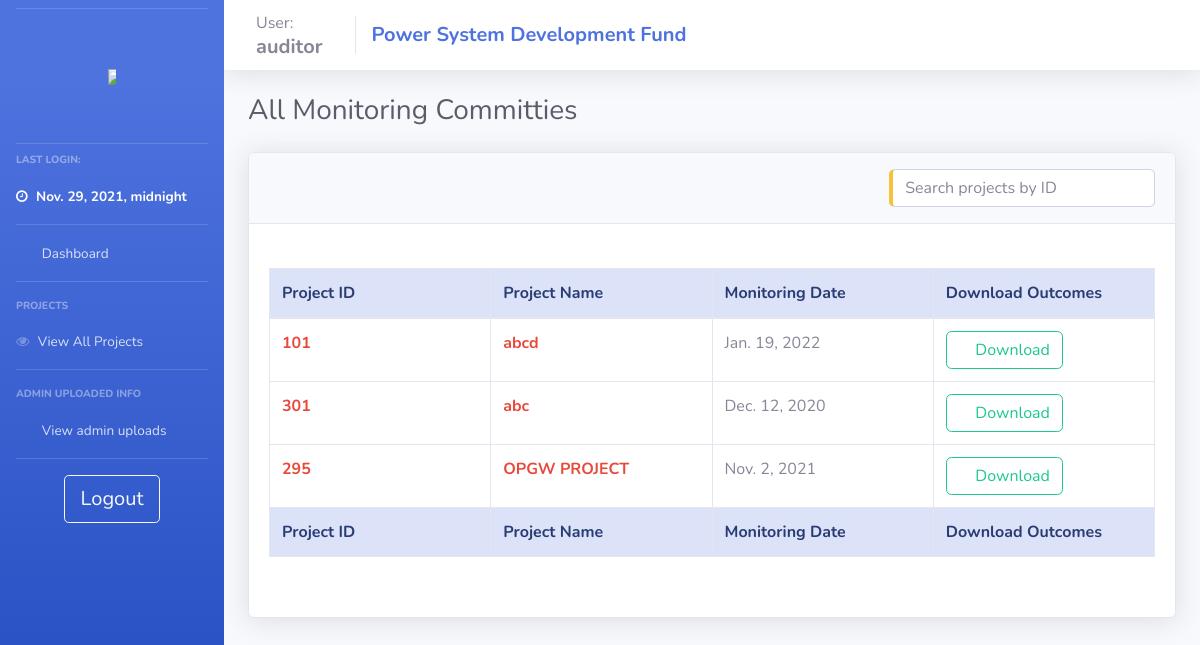
Before: /auditor_view_monis/ (signed in) with the older database file.
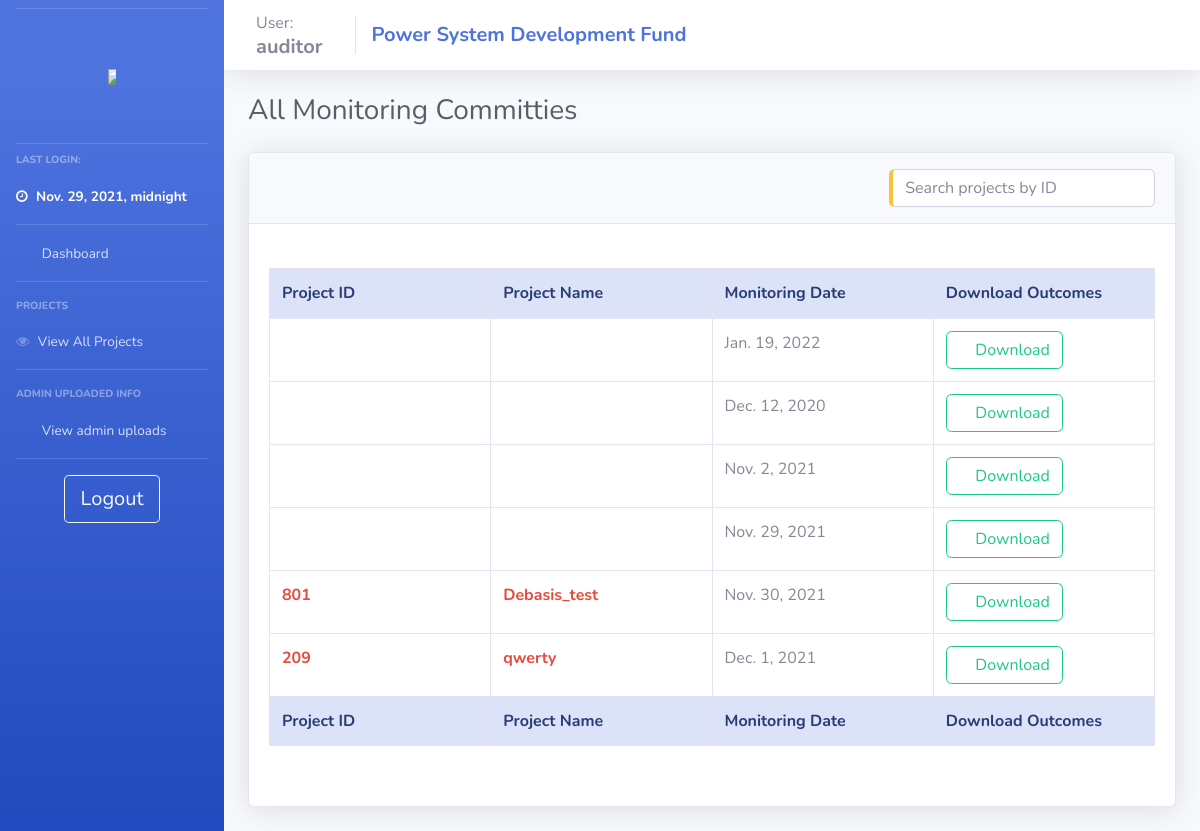
After: the same page with the newer database file.
### psdf_main/models.py (models this page shows)
class Monitoring_admin(models.Model):
    moniid = models.IntegerField(null=True, unique=True)
    project = models.ForeignKey(projects, null = True, on_delete= models.SET_NULL)
    userid = models.ForeignKey(users, null = True, on_delete= models.SET_NULL)
    monipath = models.TextField(null=True)
    monidate = models.DateField(null = True)

class projects(models.Model):
    userid = models.ForeignKey(users, null = True, on_delete = models.SET_NULL)
    name = models.CharField(max_length=200, null = False)
    newid = models.IntegerField(null = True, unique=True)
    dprsubdate = models.DateField(null = True)
    amt_asked = models.IntegerField(null = False)
    amt_updated = models.IntegerField(null = True)
    amt_approved = models.IntegerField(null = True)
    amt_released = models.IntegerField(default = 0)
    schedule = models.IntegerField(null = True)
    orischedule = models.IntegerField(null = True)
    fundcategory = models.CharField(max_length=20, null = True)
    projectpath = models.TextField(null = True)
    quantumOfFunding = models.IntegerField(null = True)
    status = models.CharField(max_length=1, null = True, default = '1')
    submitted_boq  = models.TextField(null=True)
    approved = models.BooleanField(default = False)
    ext = models.TextField(null=True)
    extF = models.TextField(null=True)
    deny = models.BooleanField(default = False)
    remark = models.TextField(null = True)
    remark_date = models.DateField(null = True)
    completedate = models.DateField(null = True)
    denydate = models.DateField(null = True)
    approvedate = models.DateField(null = True)
    tesg_list = models.TextField(null=True)
    dpraprdate = models.DateField(null = True, auto_now_add=True)
    tesgaprdate = models.DateField(null = True)
    aproutdate = models.DateField(null = True)
    appraprdate = models.DateField(null = True)
    monioutdate = models.DateField(null = True)
    moniaprdate = models.DateField(null = True)
    workflow = models.TextField(null=True)
    sanction_date = models.DateField(null=True)
    doc_path = models.TextField(null=True)
    doc_sign_date = models.DateField(null=True)
    completed = models.BooleanField(null=True, default=False)

### psdf_main/auditor_control.py (the view)
# urls.py: path('auditor_view_monis/', views.auditor_view_monis, name="auditor_view_monis"),
def auditor_view_monis(request):
    if auditoronline(request):
        context = full_auditor_context(request)
        context['monis'] = Monitoring_admin.objects.all()
        context['adt'] = '1'
        return render(request, 'psdf_main/_auditor_view_monis.html', context)
    else:
        return oops(request)

### psdf_main/helpers.py (called while the page is built)
def auditoronline(request):
    if (request.session.has_key('auditor')):
        return True
    else:
        return False

def full_auditor_context(request):
    if auditoronline(request):
        context = {'user':userDetails('auditor')}
        context['pending_projects'] = temp_projects.objects.all()
        context['all_projs'] = projects.objects.all()
        context['tesgs'] = TESG_admin.objects.all()
        context['apprs'] = Appraisal_admin.objects.all()
        context['monis'] = Monitoring_admin.objects.all()
        return context
    else:
        return {}

### psdf_main/templates/psdf_main/_auditor_view_monis.html (shortened to what this page needs)
{% extends 'psdf_main/includes/auditor_layout.html'%} {% load static %} {% block body %}
<div class="d-sm-flex align-items-center justify-content-between mb-4">
    <h1 class="h3 mb-0 text-gray-800">All Monitoring Committies</h1>
</div>
<div class="row">
    <div class="col-lg-12">
        <div class="card shadow mb-4">
            <div class="card-header py-3">
                <h6 class="m-0 font-weight-bold text-primary">
                    <input type="text" id="temp_proj_search" class="form-control input-text pull-right border-left-warning" onkeyup="get_temp_proj('temp_proj_search','dataTable')" placeholder="Search projects by ID" title="Search" style="margin:auto; width: 30%;">
                </h6>
            </div>
            <div class="card-body">
                <br>
                <div class="table-responsive">
                    <table class="table table-bordered table-hover" id="dataTable" width="100%" cellspacing="0" style="table-layout: fixed;
                    width: 100%;">
                        <thead class="alert-primary">
                            <tr>
                                <th>Project ID</th>
                                <th>Project Name</th>
                                <th>Monitoring Date</th>
                                <th>Download Outcomes</th>
                            </tr>
                        </thead>
                        <tfoot class="alert-primary">
                            <tr>
                                <th>Project ID</th>
                                <th>Project Name</th>
                                <th>Monitoring Date</th>
                                <th>Download Outcomes</th>
                            </tr>
                        </tfoot>
                        <tbody>
                            {% if not monis %}
                            <tr>
                                <td>Not Available</td>
                                <td>Not Available</td>
                                <td>Not Available</td>
                                <td>Not Available</td>
                            </tr>
                            {% else %} {% for moni in monis %}
                            <tr>
                                <td class="font-weight-bold text-danger">{{moni.project.newid}}</td>
                                <td><a href="/admin_project_details/{{moni.project.id}}" class="font-weight-bold text-danger">{{moni.project.name}}</a></td>
                                <td>{{moni.monidate}}</td>
                                <td><a class="btn btn-outline-success" href="/download_moni_mom/{{moni.id}}"><i class="fas fa-download"></i> Download </a></td>
                            </tr>
                            {% endfor %} {% endif %}
                        </tbody>
                    </table><br>
                </div>
            </div>
        </div>
    </div>
</div>
{% endblock %}

Changed rows visible on the page:
changed Monitoring_admin "Jan. 19, 2022": project.newid "101" → (not shown); project_id 1 → empty (drawn); project.name "abcd" → (not shown)
changed Monitoring_admin "Dec. 12, 2020": project.newid "301" → (not shown); project_id 2 → empty (drawn); project.name "abc" → (not shown)
changed Monitoring_admin "Nov. 2, 2021": project.newid "295" → (not shown); project_id 3 → empty (drawn); project.name "OPGW PROJECT" → (not shown)
added Monitoring_admin: monidate "Nov. 29, 2021"
added Monitoring_admin: project.newid "801", project.name "Debasis_test", monidate "Nov. 30, 2021"
added Monitoring_admin: project.newid "209", project.name "qwerty", monidate "Dec. 1, 2021"
